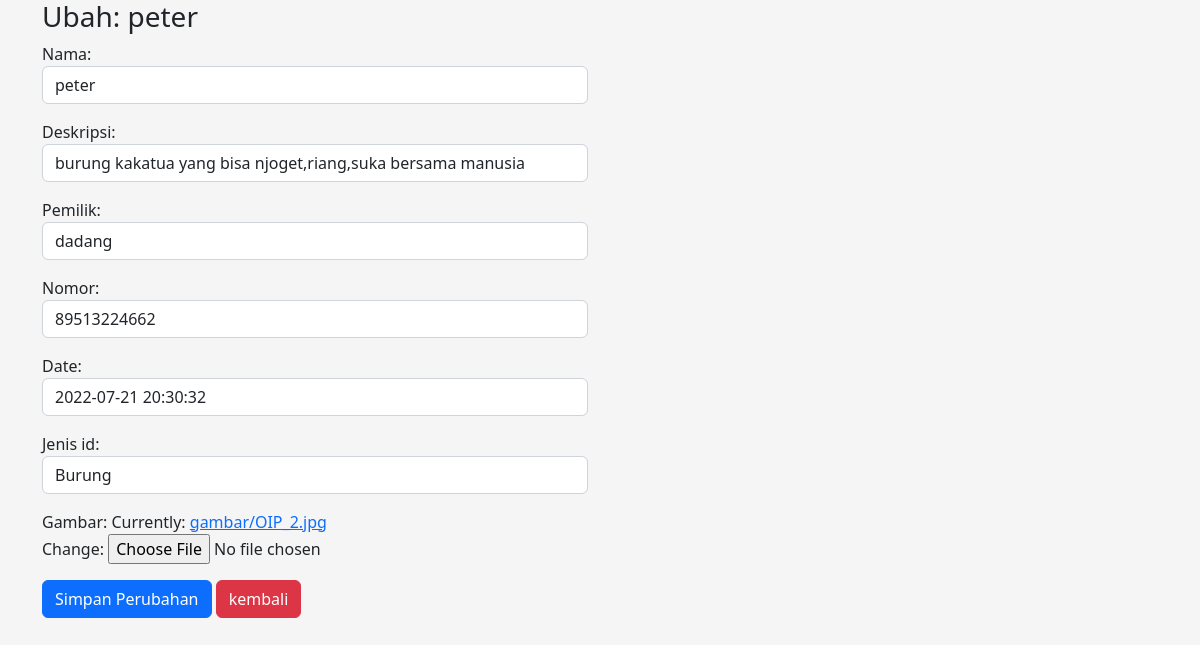
Screenshot of /hewan/ubah/2 with the database file from the repository.
### Penolong/models.py (models this page shows, shortened)
class Hewan(models.Model):
    Nama        = models.CharField(max_length=90)
    Deskripsi   = models.TextField(null=True)
    Pemilik     = models.CharField(max_length=90)
    Nomor       = models.IntegerField()
    Date        = models.DateTimeField()
    Jenis_id    = models.ForeignKey(Jenis,on_delete=models.CASCADE,null=True)
    gambar      = models.ImageField(upload_to='gambar', null=True)

### Penolong/views.py (the view)
# urls.py: path('hewan/ubah/<int:id_hewan>',ubah_hewan,name='ubah_hewan'),
def ubah_hewan(request, id_hewan):
    hewan = Hewan.objects.get(id=id_hewan)
    template = 'ubah-hewan.html'
    if request.POST:
        form = FormHewan(request.POST, request.FILES, instance=hewan)
        if form.is_valid():
            form.save()
            messages.success(request, "Data Berhasil Diperbaharui")
            return redirect('ubah_hewan', id_hewan=id_hewan)
    else:
        form = FormHewan(instance=hewan)
        konteks = {
            'form':form,
            'Hewan':hewan
        }
    return render(request, template, konteks)

### Penolong/forms.py
class FormHewan(ModelForm):
    class Meta:
        model = Hewan
        fields = '__all__'
        widgets = {
            'Nama'      : forms.TextInput({'class':'form-control'}),
            'Deskripsi' : forms.TextInput({'class':'form-control'}),
            'Pemilik'   : forms.TextInput({'class':'form-control'}),
            'Nomor'     : forms.NumberInput({'class':'form-control'}),
            'Date'      : forms.TextInput({'class':'form-control'}),
            'Jenis_id'  : forms.Select({'class':'form-control'}),
        }

### Penolong/models.py (called while the page is built)
    def __str__(self):
        return self.jenis

### Penolong/templates/ubah-hewan.html (shortened to what this page needs)
{% extends 'base.html' %}
{% block content %}
<div class="container">
    <div class="row">
        <div class="col-md-6">
            <h3>Ubah: {{ Hewan.Nama }}</h3>
            <form action="{% url 'ubah_hewan' Hewan.id %}" method="post"enctype="multipart/form-data">
                {{ form.as_p }}
                <button class="btn btn-primary">Simpan Perubahan</button>
             <a href="/" class="btn btn-danger">kembali</a>
            </form>
        </div>
    </div>
</div>
{% endblock %}

### static/css/style.css (style rules this page uses)
body { background-color: whitesmoke ; }

### rows the page displays
Hewan: Nama "peter", Deskripsi "burung kakatua yang bisa njoget,riang,suka bersama manusia", Pemilik "dadang", Nomor "89513224662", Date "2022-07-21 20:30:32", Jenis_id "Burung"
